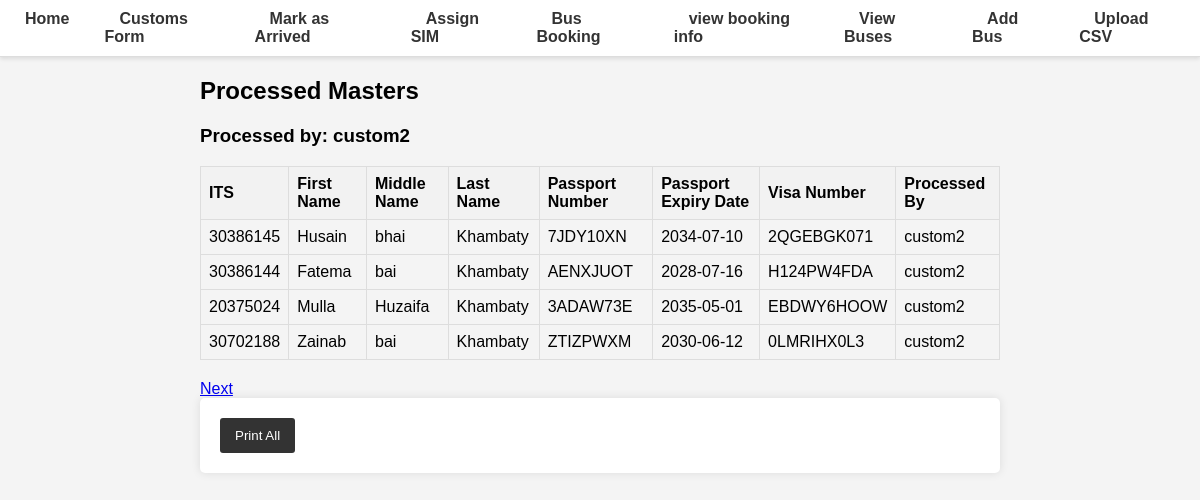
/processed-masters/ (signed in), run on the app's committed database.
### database.py (models this page shows)
class User(Base):
    __tablename__ = "users"
    id = Column(Integer, primary_key=True, index=True)
    username = Column(String, unique=True, index=True)
    password = Column(String)
    designation = Column(String)

class ProcessedMaster(Base):
    __tablename__ = "processed_master"
    id = Column(Integer, primary_key=True, index=True)
    ITS = Column(Integer, ForeignKey('master.ITS'), unique=True, index=True)
    first_name = Column(String, index=True)
    middle_name = Column(String, index=True)
    last_name = Column(String, index=True)
    DOB = Column(Date)
    passport_No = Column(String, index=True)
    passport_Expiry = Column(Date, index=True)
    Visa_No = Column(String, index=True)
    Mode_of_Transport = Column(String, index=True)
    phone = Column(String, index=True)
    arrived = Column(Boolean, default=False)
    timestamp = Column(DateTime, default=func.now())
    processed_by = Column(String, ForeignKey('users.username'))

### main.py (the view)
@app.get("/processed-masters/", response_class=HTMLResponse)
async def get_processed_masters(
    request: Request,
    page: int = 1,
    db: Session = Depends(get_db),
    current_user: User = Depends(get_current_user)
):
    users = db.query(User).all()
    users = list(users)
    total_count = db.query(func.count(ProcessedMaster.ITS)).scalar()
    processed_masters = (
        db.query(ProcessedMaster)
        .offset((page - 1) * PAGE_SIZE)
        .limit(PAGE_SIZE)
        .all()
    )
    return templates.TemplateResponse(
        "processed_masters.html",
        {
            "request": request,
            "processed_masters": processed_masters,
            "page": page,
            "page_size": PAGE_SIZE,
            "total_count": total_count,
            "users": users,  # Pass the users list to the template
            "current_user": current_user  # Pass the current user to the template
        }
    )

### templates/processed_masters.html (shortened to what this page needs)
{% extends "base.html" %}
{% block content %}
<h2>Processed Masters</h2>
<h3>Processed by: {{ current_user.username }}</h3>
<table>
    <tr>
        <th>ITS</th>
        <th>First Name</th>
        <th>Middle Name</th>
        <th>Last Name</th>
        <th>Passport Number</th>
        <th>Passport Expiry Date</th>
        <th>Visa Number</th>
        <th>Processed By</th>
    </tr>
    {% for master in processed_masters %}
    {% if master.processed_by == current_user.username %}
    <tr>
        <td>{{ master.ITS }}</td>
        <td>{{ master.first_name }}</td>
        <td>{{ master.middle_name }}</td>
        <td>{{ master.last_name }}</td>
        <td>{{ master.passport_No }}</td>
        <td>{{ master.passport_Expiry }}</td>
        <td>{{ master.Visa_No }}</td>
        <td>{{ master.processed_by }}</td>
    </tr>
    {% endif %}
    {% endfor %}
</table>
<div>
    {% if page * page_size < total_count %}
    <a href="?page={{ page + 1 }}">Next</a>
    {% endif %}
</div>
<form action="/print-processed-masters/" method="post">
    <button type="submit">Print All</button>
</form>
{% endblock %}

### static/styles.css (style rules this page uses)
body { font-family: Arial, sans-serif; margin: 0; padding: 0; background-color: #f4f4f4; }
form { background-color: #fff; padding: 20px; border-radius: 5px; box-shadow: 0 0 10px rgba(0, 0, 0, 0.1); }
form button { background-color: #333; color: #fff; padding: 10px 15px; border: none; border-radius: 3px; cursor: pointer; transition: background-color 0.3s; }
table { width: 100%; border-collapse: collapse; margin-bottom: 20px; }
table, th, td { border: 1px solid #ddd; }
th, td { padding: 8px; text-align: left; }
th { background-color: #f2f2f2; }

### data on the page
User: username "custom2"
ProcessedMaster: ITS "30386145", first_name "Husain", middle_name "bhai", last_name "Khambaty", passport_No "7JDY10XN", passport_Expiry "2034-07-10", Visa_No "2QGEBGK071", processed_by "custom2"
ProcessedMaster: ITS "30386144", first_name "Fatema", middle_name "bai", last_name "Khambaty", passport_No "AENXJUOT", passport_Expiry "2028-07-16", Visa_No "H124PW4FDA", processed_by "custom2"
ProcessedMaster: ITS "20375024", first_name "Mulla", middle_name "Huzaifa", last_name "Khambaty", passport_No "3ADAW73E", passport_Expiry "2035-05-01", Visa_No "EBDWY6HOOW", processed_by "custom2"
ProcessedMaster: ITS "30702188", first_name "Zainab", middle_name "bai", last_name "Khambaty", passport_No "ZTIZPWXM", passport_Expiry "2030-06-12", Visa_No "0LMRIHX0L3", processed_by "custom2"
